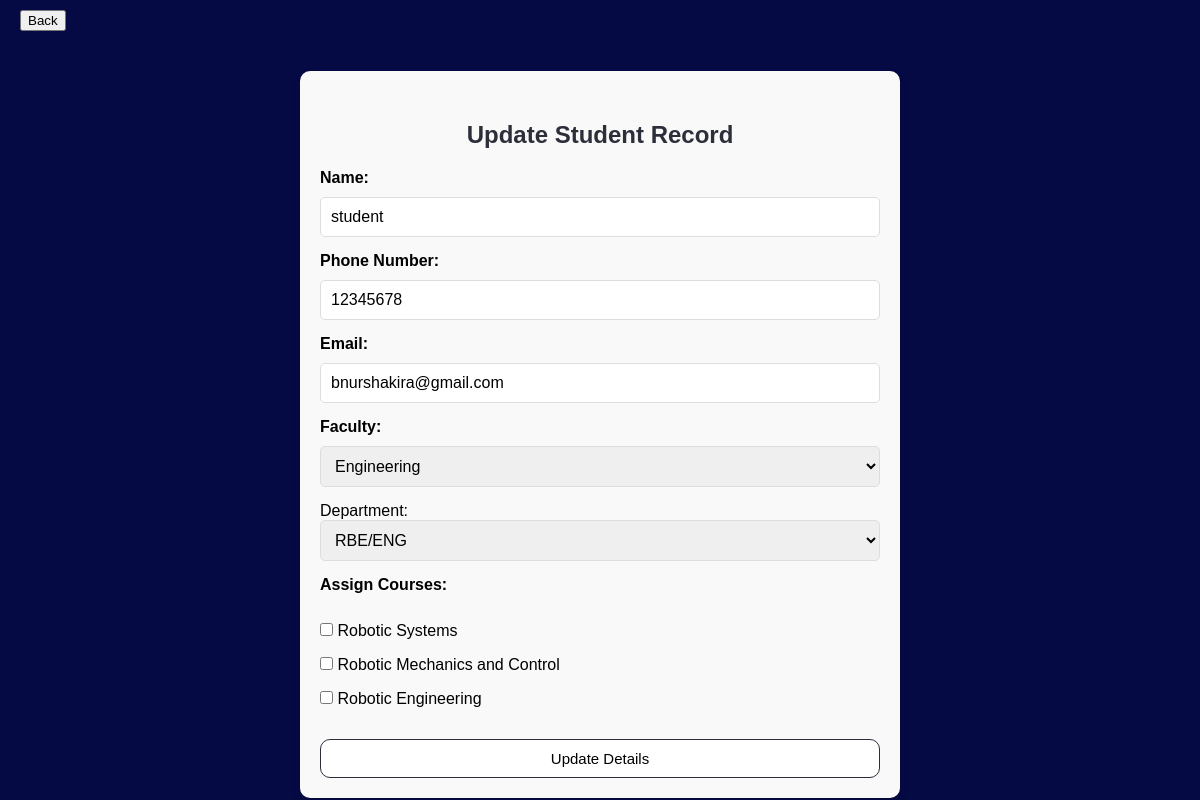
The page /php/update_student.php?id=1 (signed in) on the database its author committed.
### tables this page shows
CREATE TABLE `students` (
  `ID` int(11) NOT NULL,
  `NAME` varchar(50) NOT NULL,
  `PHONENUMBER` int(8) NOT NULL,
  `EMAIL` text NOT NULL,
  `PASSWORD_HASH` char(60) NOT NULL,
  `CREATED_AT` timestamp(6) NOT NULL DEFAULT current_timestamp(6),
  `UPDATED_AT` timestamp(6) NOT NULL DEFAULT current_timestamp(6),
  `COURSE_ID` varchar(11) DEFAULT NULL,
  `FACULTY` varchar(255) NOT NULL,
  `DEPARTMENT_ID` int(11) DEFAULT NULL,
  `GRADE_ID` varchar(11) DEFAULT NULL,
  `CLASS` varchar(11) DEFAULT NULL,
  `ROLE_ID` varchar(11) NOT NULL
);

CREATE TABLE `department` (
  `ID` int(11) NOT NULL,
  `NAME` varchar(50) DEFAULT NULL
);

CREATE TABLE `course` (
  `ID` int(11) NOT NULL,
  `NAME` varchar(50) DEFAULT NULL,
  `DEPARTMENT_NAME` varchar(50) DEFAULT NULL,
  `START_DATE` date DEFAULT NULL,
  `END_DATE` date DEFAULT NULL,
  `CODE` varchar(50) DEFAULT NULL,
  `status` enum('not-started','start','in-progress','ended') DEFAULT 'not-started'
);

### php/functions.php (called while the page is built, shortened)
<?php
function getStudentDepartments() {
    global $conn;
    $departments = [];
    $stmt = $conn->prepare("SELECT id, name FROM department");
    if ($stmt) {
        $stmt->execute();
        $result = $stmt->get_result();
        while ($row = $result->fetch_assoc()) {
            $departments[] = $row;
        }
    } else {
        error_log("Failed to prepare statement: " . $conn->error);
    }
    return $departments;
}

### php/update_student.php (the view, shortened to what this page needs)
<?php
require 'functions.php';
$conn = db_connect();
$student = null;
$student_courses = [];
if (isset($_GET['id']) && is_numeric($_GET['id'])) {
    $student_id = (int)$_GET['id'];
    $stmt = $conn->prepare("SELECT id, name, phonenumber, email, faculty, department_id FROM students WHERE id = ?");
    $stmt->bind_param("i", $student_id);
    $stmt->execute();
    $result = $stmt->get_result();
    $student = $result->fetch_assoc();
}
$courses = $conn->query("SELECT id, name FROM course");
$departments = getStudentDepartments();
?>
<!DOCTYPE html>
 <html lang="en">
    <head>
</head>
<?php if (isset($student)) : ?>
    <div class="back-button">
    <a href="assignments.php?action=read"><button>Back</button></a>
</div>
    <form method="POST">
    <h2>Update Student Record</h2>
        <label>Name:</label><input type='text' name='name' value='<?= htmlspecialchars($student['name']) ?>'><br>
        <label>Phone Number:</label><input type='tel' name='phonenumber'pattern="\d{8}" title="Phone number must be 8 digits" value='<?= htmlspecialchars($student['phonenumber']) ?>'><br>
        <label>Email:</label><input type='email' name='email' value='<?= htmlspecialchars($student['email']) ?>'><br>
        <label for="faculty">Faculty:</label>
        <select id="faculty" name="faculty" required>
        <option value="ENG" <?= $student['faculty'] == 'ENG' ? 'selected' : '' ?>>Engineering</option>
        </select><br>
        Department:
        <select name="department_id" required>
            <?php foreach ($departments as $dept): ?>
                <option value="<?= htmlspecialchars($dept['id']) ?>"
                <?= ($student['department_id'] == $dept['id']) ? 'selected' : '' ?>>
                    <?= htmlspecialchars($dept['name']) ?>
                </option>
            <?php endforeach; ?>
        </select><br>
        <label for="course">Assign Courses:</label><br>
        <?php while ($course = $courses->fetch_assoc()): ?>
            <input type="checkbox" name="course_ids[]" value="<?= $course['id'] ?>"
                <?= in_array($course['id'], $student_courses) ? 'checked' : '' ?>>
            <?= htmlspecialchars($course['name']) ?><br>
        <?php endwhile; ?>
        <input type='submit' name='update' value='Update Details'>
    </form>
<?php endif; ?>

### php/update_student.php (style rules this page uses)
* { margin: 0; box-sizing: border-box; font-family: sans-serif; }
form { width: 50%; margin: 30px auto; padding: 20px; border-radius: 10px; background-color: #f9f9f9; box-shadow: 0 4px 8px rgba(0, 0, 0, 0.1); font-family: Arial, sans-serif; }
h2 { text-align: center; color: #2c2e3a; margin-top: 30px; margin-bottom: 20px; }
label { display: block; margin-bottom: 10px; font-weight: bold; }
input[type="text"], input[type="tel"], input[type="email"], select { width: 100%; padding: 10px; margin-bottom: 15px; border: 1px solid #ddd; border-radius: 5px; font-size: 16px; box-sizing: border-box; }
input[type="checkbox"] { padding: 10px; border: none; border-radius: 10px; background: transparent; border: 1px solid #2c2e3a; color: #141619; font-size: 13px; margin-bottom: 20px; }
input[type="submit"] { display: block; width: 100%; background: #fff; color: black; padding: 10px; border: 1px solid #2c2e3a; border-radius: 10px; cursor: pointer; margin-top: 15px; text-align: center; font-size: 15px; }
.back-button { border: none; outline: none; background-color:#050a44; color: white; padding: 10px 20px; border-radius: 5px; width: 100px; }

### rows shown on the page
students: name "student", phonenumber "12345678", email "bnurshakira@gmail.com", faculty "Engineering", department_id "RBE/ENG"
course: NAME "Robotic Systems"
course: NAME "Robotic Mechanics and Control"
course: NAME "Robotic Engineering"
